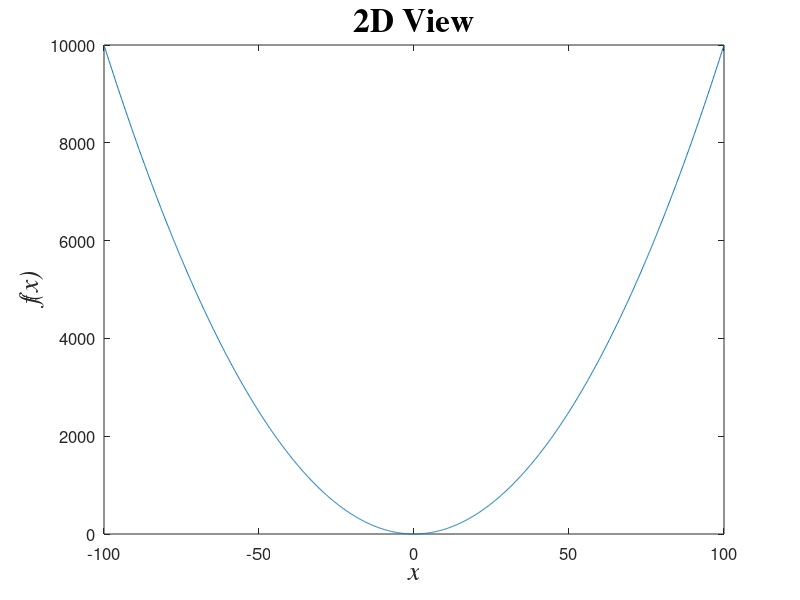
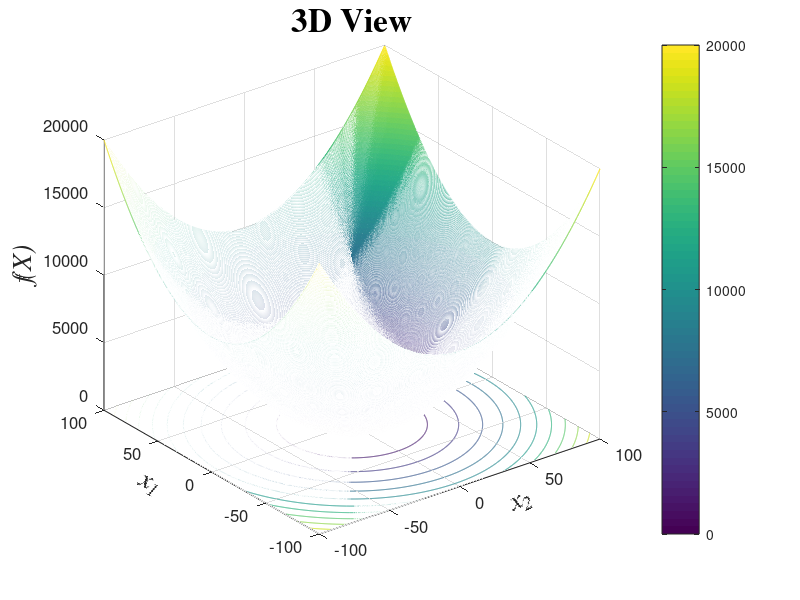

MATLAB code to generate these figures, in order:
x1min=-100;
x1max=100;
x2min=-100;
x2max=100;
R=1500; 
x1=x1min:(x1max-x1min)/R:x1max;
x2=x2min:(x2max-x2min)/R:x2max;
 
for j=1:length(x1)
    
    
    f1(j)=x1(j)^2;
    
    
    for i=1:length(x2)
        fn(i)=x1(j)^2+x2(i)^2;
    end
    
    fn_tot(j,:)=fn;
 
end
 
figure(1)
plot(x1,f1);set(gca,'FontSize',12);
xlabel('x','FontName','Times','FontSize',20,'FontAngle','italic');
ylabel('f(x)','FontName','Times','FontSize',20,'FontAngle','italic');
title('2D View','FontName','Times','FontSize',24,'FontWeight','bold');
 
figure(2)
meshc(x1,x2,fn_tot);colorbar;set(gca,'FontSize',12);
xlabel('x_2','FontName','Times','FontSize',20,'FontAngle','italic');
set(get(gca,'xlabel'),'rotation',25,'VerticalAlignment','bottom');
ylabel('x_1','FontName','Times','FontSize',20,'FontAngle','italic');
set(get(gca,'ylabel'),'rotation',-25,'VerticalAlignment','bottom');
zlabel('f(X)','FontName','Times','FontSize',20,'FontAngle','italic');
title('3D View','FontName','Times','FontSize',24,'FontWeight','bold');
 
